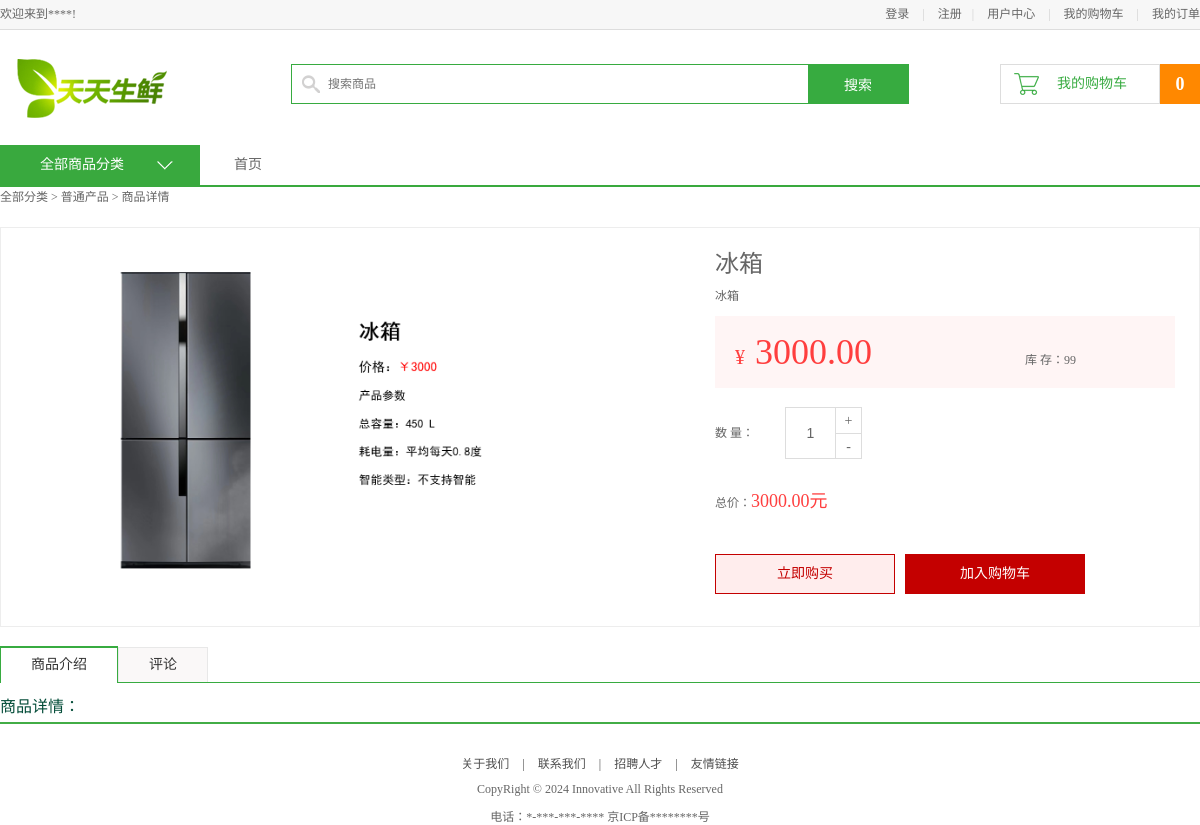
The page /13/ on the database its author committed.
### apps/df_goods/models.py (models this page shows, shortened)
class TypeInfo(models.Model):
    isDelete = models.BooleanField(default=False)
    ttitle = models.CharField(max_length=20, verbose_name="分类")
    class Meta:
        verbose_name = "商品类型"
        verbose_name_plural = verbose_name

class GoodsInfo(models.Model):
    isDelete = models.BooleanField(default=False)  # 逻辑删除
    gtitle = models.CharField(max_length=20, verbose_name="商品名称", unique=True)
    gpic = models.ImageField(verbose_name='商品图片', upload_to='df_goods/image/%Y/%m', null=True, blank=True)  # 商品图片
    gprice = models.DecimalField(max_digits=10, decimal_places=2, verbose_name="商品价格")  # 商品价格小数位为两位，整数位为3位
    gunit = models.CharField(max_length=20, default='500g', verbose_name="单位重量")
    gclick = models.IntegerField(verbose_name="点击量", default=0, null=False)
    gjianjie = models.CharField(max_length=200, verbose_name="简介")
    gkucun = models.IntegerField(verbose_name="库存", default=0)
    gtype = models.ForeignKey(TypeInfo, on_delete=models.CASCADE, verbose_name="分类")  # 外键关联TypeInfo表
    gcontent = HTMLField(max_length=200, verbose_name="详情")
    class Meta:
        verbose_name = "商品"
        verbose_name_plural = verbose_name

### apps/df_goods/views.py (the view, shortened to what this page needs)
# urls.py: re_path(r'^(\d+)/$', views.detail, name="detail"),  # 详情页路径
def detail(request, gid):
    good_id = gid
    goods = GoodsInfo.objects.get(pk=int(good_id))
    goods.gclick = goods.gclick + 1  # 商品点击量
    goods.save()
    news = goods.gtype.goodsinfo_set.order_by('-id')[0:2]
    context = {
        'title': goods.gtype.ttitle,
        'guest_cart': 1,
        'cart_num': cart_count(request),
        'goods': goods,
        'news': news,
        'id': good_id,
    }
    response = render(request, 'df_goods/detail.html', context)
    return response

### apps/df_goods/views.py (called while the page is built)
def cart_count(request):
    if 'user_id' in request.session:
        return CartInfo.objects.filter(user_id=request.session['user_id']).count
    else:
        return 0

### templates/df_goods/detail.html (shortened to what this page needs)
{% extends 'df_goods/base.html' %}
{% block center_content %}
	<div class="goods_detail_con clearfix">
		<div class="goods_detail_pic fl"
             style="background-image: url('{{ MEDIA_URL }}{{ goods.gpic }}'); background-size: contain; background-position: center; background-repeat: no-repeat;">
        </div>
		<div class="goods_detail_list fr">
			<h3>{{ goods.gtitle }}</h3>
			<p>{{ goods.gjianjie }}</p>
			<div class="prize_bar">
				<span class="show_pirze">¥<em id="gprice">{{ goods.gprice }}</em></span>
				<span class="show_unit">库  存：<span class="goods_kucun">{{ goods.gkucun }}</span></span>
			</div>
			<div class="goods_num clearfix">
				<div class="num_name fl">数 量：</div>
				<div class="num_add fl">
					<input type="text" class="num_show fl" value="1">
					<a href="javascript:plus();" class="add fr">+</a>
					<a href="javascript:minus();" class="minus fr">-</a>
				</div>
			</div>
			<div class="total">总价：<em id="gtotal">{{ goods.gprice }}元</em></div>
			<div class="operate_btn">
                {% if request.session.user_name|default:'' != '' %}
                    <a href="javascript:;" class="buy_btn" id="buy_now">立即购买</a>
                {% else %}
                    <a href="{% url "df_user:login" %}" class="buy_btn">立即购买</a>
                {% endif %}
                {% if request.session.user_name|default:'' != '' %}
                    <a href="javascript:;" class="add_cart" id="add_cart">加入购物车</a>
                {% else %}
                    <a href="{% url "df_user:login" %}" class="add_cart" id="add_cart">加入购物车</a>
                {% endif %}
			</div>
		</div>
	</div>
	<div class="main_wrap clearfix">
		<div class="r_wrap fr clearfix">
			<ul class="detail_tab clearfix">
				<li class="active">商品介绍</li>
				<li>评论</li>
			</ul>
			<div class="tab_content">
				<dl>
					<dt>商品详情：</dt>
				</dl>
			</div>
		</div>
	</div>
{% endblock center_content %}

### templates/df_goods/base.html (shortened to what this page needs)
{% extends 'base.html' %}
{% block center_body %}
    <div class="navbar_con">
		<div class="navbar clearfix">
			<div class="subnav_con fl">
				<h1>全部商品分类</h1>
				<span></span>
			</div>
			<ul class="navlist fl">
				<li><a href="{% url "df_goods:index" %}">首页</a></li>
			</ul>
		</div>
	</div>
	<div class="breadcrumb">
		全部分类 > {{ title }}
		{% if id|default:' ' != ' ' %}
        > 商品详情
		{% endif %}
	</div>
{% block center_content %}
{% endblock center_content %}
{% endblock center_body %}

### static/css/main.css (style rules this page uses)
body { font-family:'Microsoft Yahei';font-size:12px;color:#666; }
html,body { height:100% }
.navbar_con { height:40px;border-bottom:2px solid #39a93e }
.navbar { width:1200px;margin:0 auto; }
.navbar h1 { width:200px;height:40px;line-height:40px;text-align: center;font-size:14px;color:#fff;background-color:#39a93e; }
.navbar .subnav_con { width:200px;height:40px;background-color:#39a93e;position:relative;cursor:pointer; }
.navbar .subnav_con h1 { position:absolute;left:0;top:0;text-align:left;text-indent:40px }
.navbar .subnav_con span { display:block;width:16px;height:9px;background:url(../images/down.png) no-repeat;position:absolute;right:27px;top:16px;transition:all 300ms ease-in; }
.navlist { margin-left:34px; }
.navlist li { height:40px;float:left;line-height:40px; }
.navlist li a { color:#666;font-size:14px }
.breadcrumb { width:1200px;height:40px;margin:0 auto; }
.main_wrap { width:1200px;margin:0 auto; }
.r_wrap { width:1200px; }
.goods_detail_con { width:1198px; height:398px; border:1px solid #ededed; margin:0 auto 20px; }
.goods_detail_pic { width: 623px;height: 350px;margin: 24px 0 0 24px; }
.goods_detail_list { width:460px;height:350px;margin:24px 24px 0 0; }
.goods_detail_list h3 { font-size:24px;line-height:24px;color:#666;font-weight:normal; }
.goods_detail_list p { color:#666;line-height:40px; }
.prize_bar { height:72px;background-color:#fff5f5;line-height:72px; }
.prize_bar .show_pirze { font-size:20px;color:#ff3e3e;padding-left:20px }
.prize_bar .show_pirze em { font-style:normal;font-size:36px;padding-left:10px }
.prize_bar .show_unit { padding-left:150px }
.goods_num { height:52px;margin-top:19px; }
.goods_num .num_name { width:70px;height:52px;line-height:52px; }
.goods_num .num_add { width:75px;height:50px;border:1px solid #dddddd }
.goods_num .num_add input { width:49px;height:50px;text-align:center;line-height:50px;border:0px;outline:none;font-size:14px;color:#666 }
.goods_num .num_add .add,.goods_num .num_add .minus { width:25px;line-height:25px;text-align:center;border-left:1px solid #ddd;border-bottom:1px solid #ddd;color:#666;font-size:14px }
.goods_num .num_add .minus { border-bottom:0px }
.total { height:35px;line-height:35px;margin-top:25px; }
.total em { font-style:normal;color:#ff3e3e;font-size:18px }
.operate_btn { height:40px;margin-top:35px;font-size:0;position:relative; }
.operate_btn .buy_btn,.operate_btn .add_cart { display:inline-block;width:178px;height:38px;border:1px solid #c40000;font-size:14px;color:#c40000;line-height:38px;text-align:center;background-color:#ffeded; }
.operate_btn .add_cart { background-color:#c40000;color:#fff;margin-left:10px;position:relative;z-index:10; }
.detail_tab { height:35px; border-bottom:1px solid #37ab40 }
.detail_tab li { height:34px;line-height:34px;padding:0 30px;font-size:14px;color:#333333;float:left;border:1px solid #e8e8e8;border-bottom:0px;cursor:pointer;background-color:#faf8f8 }
.detail_tab li.active { border-top:2px solid #37ab40;position:relative;background-color:#fff;border-left:1px solid #37ab40;border-right:1px solid #37ab40;top:-1px;height:35px; }
.tab_content dt { margin-top:10px;font-size:16px;color:#044d39 }

### rows shown on the page
TypeInfo: ttitle "普通产品"
GoodsInfo: gpic (picture), gtitle "冰箱", gjianjie "冰箱", gprice "3000.00", gkucun "99"

### other values the page prints
{{ cart_num }} "0"
